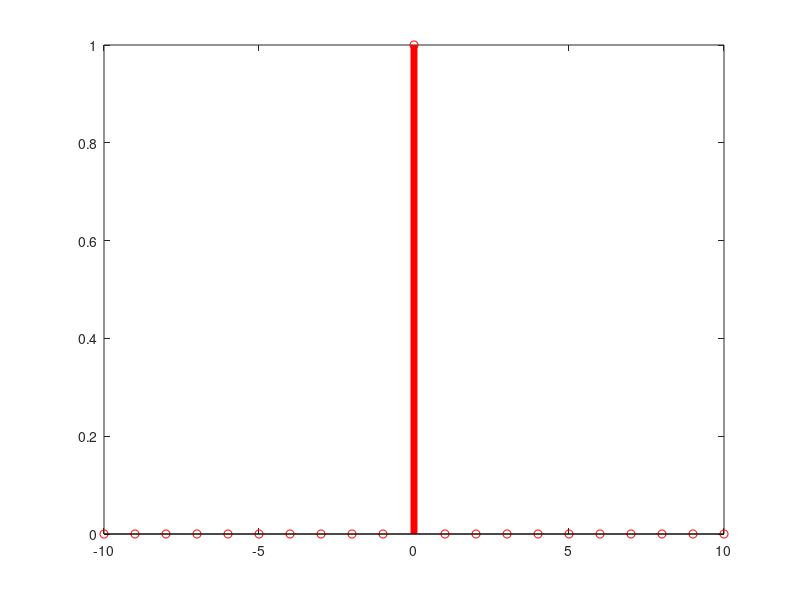

Write MATLAB code to recreate this figure.
clc;
clear all;
close all;

t = -10:1:10;

y = (t==0);

stem(t,y,'r','linewidth',5);


% Impulse Signal
%impulse_signal = zeros(size(t));
%impulse_signal(t == 0) = 1;